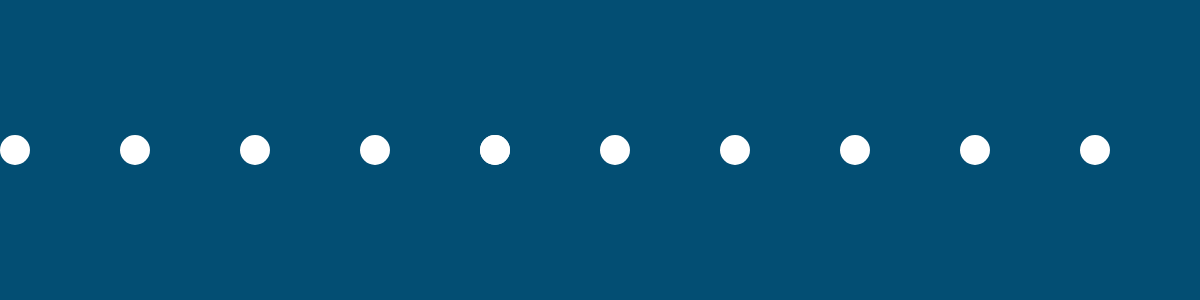
Frame 1 (no input)
Frame 60 (no input): identical to frame 1, image omitted
Frame 120 (the mouse pressed at the canvas centre since frame 60): identical to frame 1, image omitted

The p5.js sketch that drew this single still picture (run headless with seeded random() and noise() and a simulated clock; from frame 60 on, the mouse is pressed at the canvas centre):

// p5.js sketch
// ── sketch.js
/**
 * @Author: Michael Musick <michaelmusick>
 * @Date:   10-20-2017
 * @Email:  michael.musick@umontana.edu
 * @Last modified date: 10-20-2017
 */


function setup() {
    createCanvas( windowWidth, 300 );
}


function draw() {
    background( 'rgb(3, 78, 115)' );

    // using 'let' instead of 'var'
    let pos_x = 0;
    let pos_y = height/2;
    let d = 30;
    let r = d/2;

    fill(255);
    noStroke();

    // circle 0
    pos_x = width * 0/10 + r;
    ellipse( pos_x, pos_y, d );

    // circle 1
    pos_x = width * 1/10 + r;
    ellipse( pos_x, pos_y, d );

    // circle 2
    pos_x = width * 2/10 + r;
    ellipse( pos_x, pos_y, d );

    // circle 3
    pos_x = width * 3/10 + r;
    ellipse( pos_x, pos_y, d );

    // circle 4
    pos_x = width * 4/10 + r;
    ellipse( pos_x, pos_y, d );

    // circle 4
    pos_x = width * 4/10 + r;
    ellipse( pos_x, pos_y, d );

    // circle 5
    pos_x = width * 5/10 + r;
    ellipse( pos_x, pos_y, d );

    // circle 6
    pos_x = width * 6/10 + r;
    ellipse( pos_x, pos_y, d );

    // circle 7
    pos_x = width * 7/10 + r;
    ellipse( pos_x, pos_y, d );

    // circle 8
    pos_x = width * 8/10 + r;
    ellipse( pos_x, pos_y, d );

    // circle 9
    pos_x = width * 9/10 + r;
    ellipse( pos_x, pos_y, d );

}
